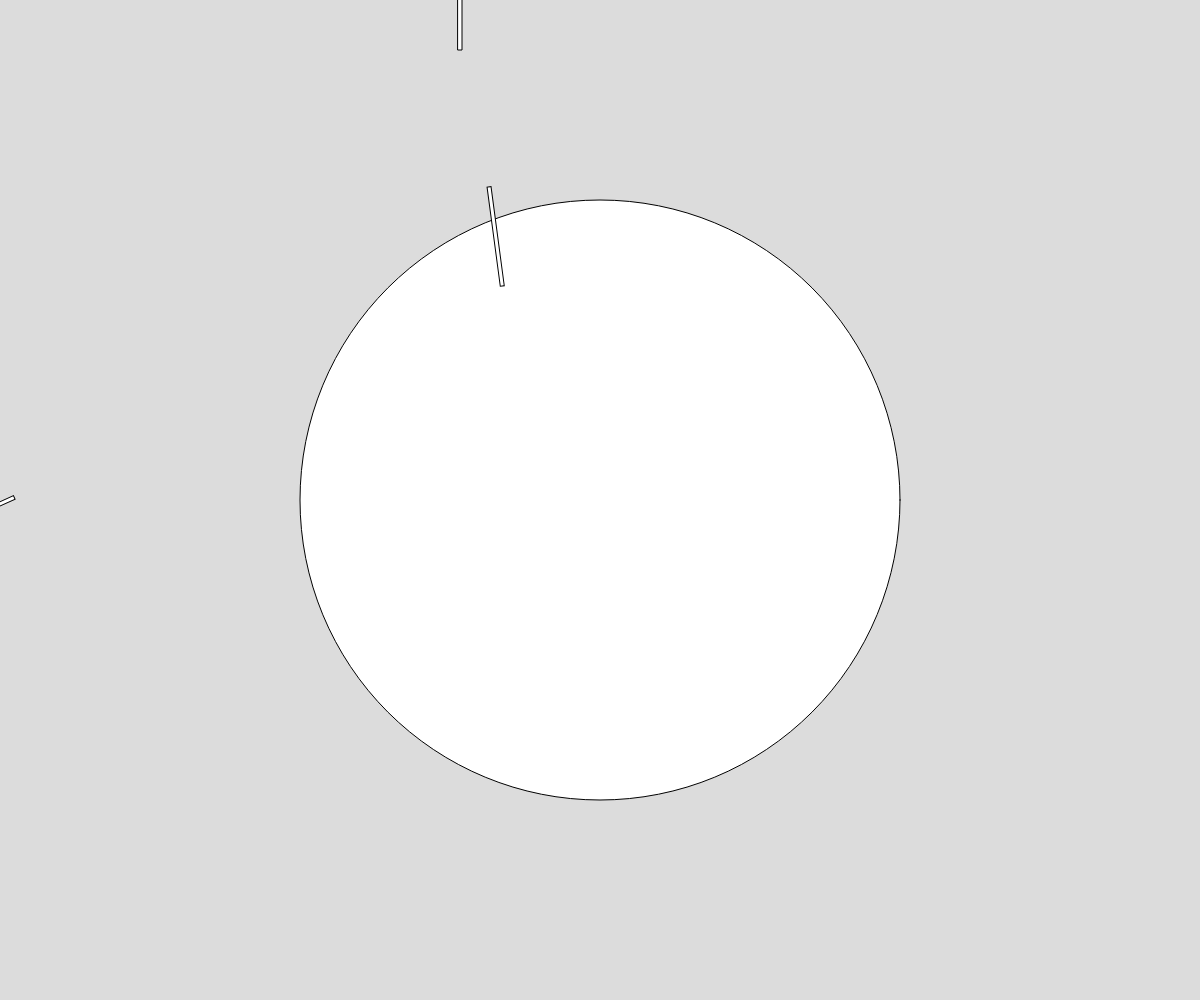
Frame 1 (no input)
Frame 60 (no input): identical to frame 1, image omitted
Frame 120 (the mouse pressed at the canvas centre since frame 60): identical to frame 1, image omitted

The p5.js sketch that drew this single still picture (run headless with seeded random() and noise() and a simulated clock; from frame 60 on, the mouse is pressed at the canvas centre):

// p5.js sketch
// ── sketch.js
// Translations and Rotations
// Lukas Scrobe
// Oct/23/2023
//buiowwwwwwwebuio


function setup() {
  createCanvas(windowWidth, windowHeight);
  ellipseMode(RADIUS);
  rectMode(RADIUS);
}

function draw() {
  background(220);
  ellipse(width/2,height/2,300);
  for(let i = 0;i<360;i+=60){
    rect(460,i,2,50);
    rotate(5);
  }
}
